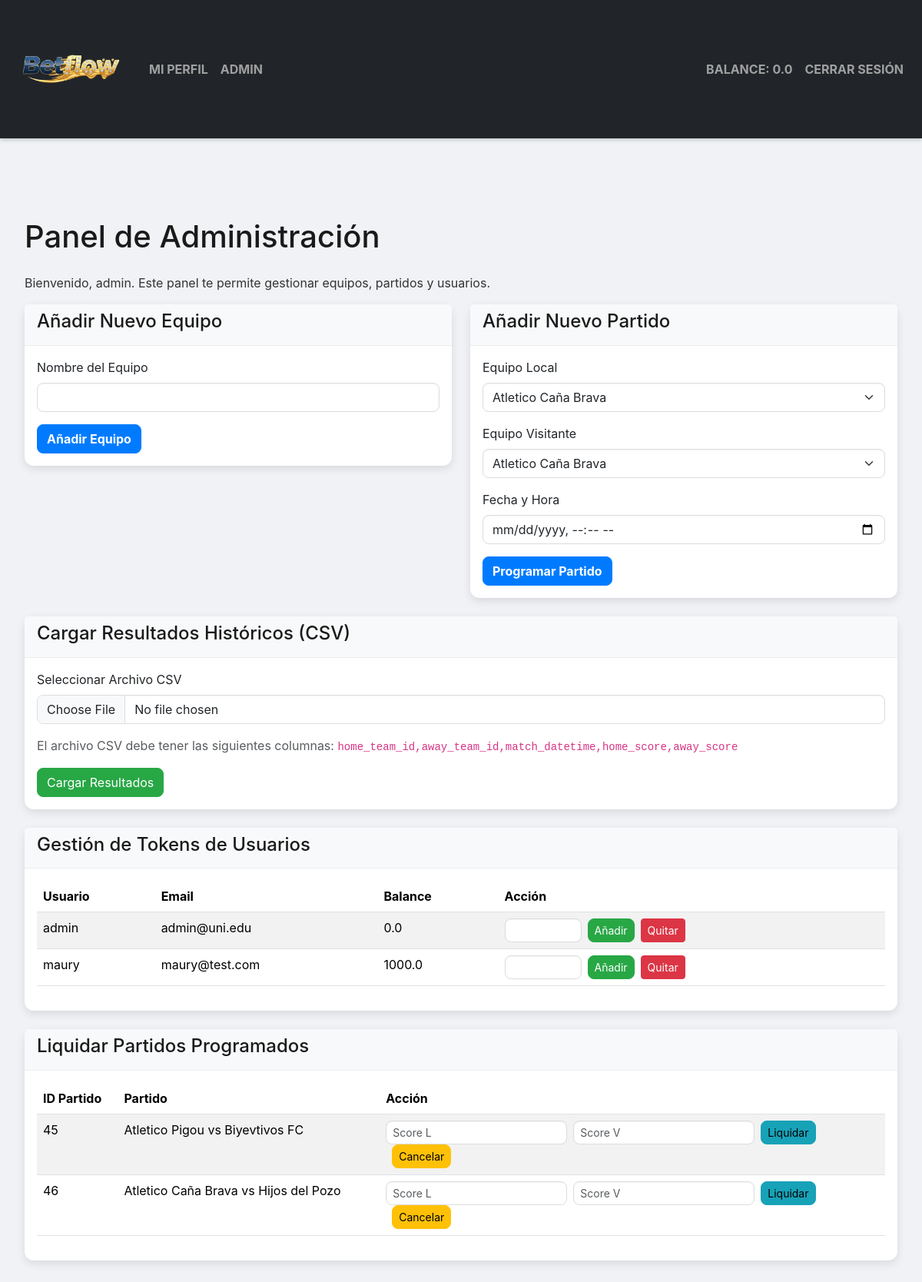
Page /admin (signed in) on the earlier database version.
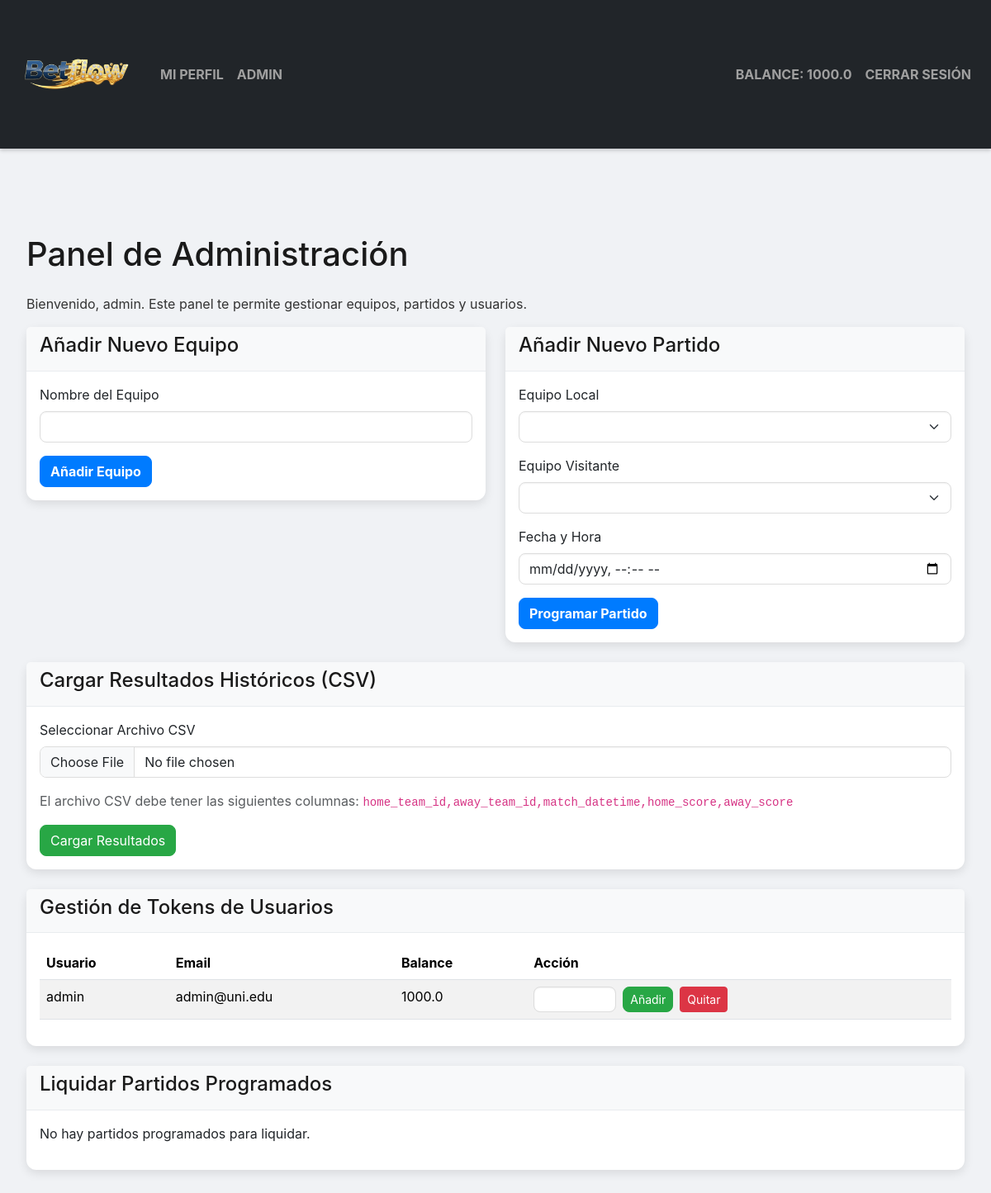
Same page on the later database version.
### tables this page shows
CREATE TABLE users (
    user_id INTEGER PRIMARY KEY AUTOINCREMENT,
    username TEXT UNIQUE NOT NULL,
    email TEXT UNIQUE NOT NULL,
    password_hash TEXT NOT NULL,
    token_balance REAL NOT NULL DEFAULT 1000.00,
    is_admin BOOLEAN NOT NULL DEFAULT 0
);

CREATE TABLE matches (
    match_id INTEGER PRIMARY KEY AUTOINCREMENT,
    home_team_id INTEGER NOT NULL,
    away_team_id INTEGER NOT NULL,
    match_datetime TEXT NOT NULL,
    status TEXT NOT NULL DEFAULT 'SCHEDULED',
    home_score INTEGER,
    away_score INTEGER,
    FOREIGN KEY (home_team_id) REFERENCES teams (team_id),
    FOREIGN KEY (away_team_id) REFERENCES teams (team_id),
    CONSTRAINT uq_match UNIQUE (home_team_id, away_team_id, match_datetime)
);

CREATE TABLE teams (
    team_id INTEGER PRIMARY KEY AUTOINCREMENT,
    team_name TEXT UNIQUE NOT NULL
);

### app.py (the view)
@app.route('/admin', methods=['GET'])
@admin_required
def admin():
    db = database.get_db()
    teams = db.execute("SELECT * FROM teams ORDER BY team_name").fetchall()
    unsettled_matches = db.execute("SELECT m.match_id, ht.team_name as home_team, at.team_name as away_team FROM matches m JOIN odds o ON m.match_id = o.match_id JOIN teams ht ON m.home_team_id = ht.team_id JOIN teams at ON m.away_team_id = at.team_id WHERE m.status = 'SCHEDULED' ORDER BY m.match_datetime").fetchall()
    users = db.execute("SELECT * FROM users ORDER BY username").fetchall()
    return render_template('admin.html', teams=teams, unsettled_matches=unsettled_matches, users=users)

### app.py (called while the page is built)
def admin_required(view):
    @wraps(view)
    def wrapped_view(**kwargs):
        if g.user is None or not g.user['is_admin']:
            flash('Acceso denegado.', 'danger')
            return redirect(url_for('index'))
        return view(**kwargs)
    return wrapped_view

@app.before_request
def load_logged_in_user():
    user_id = session.get('user_id')
    g.user = None
    if user_id is not None:
        db = database.get_db()
        g.user = db.execute('SELECT * FROM users WHERE user_id = ?', (user_id,)).fetchone()

### database.py (called while the page is built)
def get_db():
    if 'db' not in g:
        g.db = sqlite3.connect(
            current_app.config['DATABASE'],
            detect_types=sqlite3.PARSE_DECLTYPES
        )
        g.db.row_factory = sqlite3.Row
    return g.db

### templates/admin.html (shortened to what the changed rows need)
{% extends 'base.html' %}
{% block content %}
<div class="container mt-5">
    <h1 class="mb-4">Panel de Administración</h1>
    <p>Bienvenido, {{ g.user.username }}. Este panel te permite gestionar equipos, partidos y usuarios.</p>
    <div class="row">
        <div class="col-md-6 mb-4">
        </div>
        <div class="col-md-6 mb-4">
            <div class="card">
                <div class="card-body">
                    <form action="{{ url_for('admin_actions') }}" method="post">
                        <div class="mb-3">
                            <label for="home_team_id" class="form-label">Equipo Local</label>
                            <select class="form-select" id="home_team_id" name="home_team_id" required>
                                {% for team in teams %}
                                    <option value="{{ team.team_id }}">{{ team.team_name }}</option>
                                {% endfor %}
                            </select>
                        </div>
                        <div class="mb-3">
                            <label for="away_team_id" class="form-label">Equipo Visitante</label>
                            <select class="form-select" id="away_team_id" name="away_team_id" required>
                                {% for team in teams %}
                                    <option value="{{ team.team_id }}">{{ team.team_name }}</option>
                                {% endfor %}
                            </select>
                        </div>
                    </form>
                </div>
            </div>
        </div>
    </div>
    <div class="row">
        <div class="col-md-12 mb-4">
        </div>
    </div>
    <div class="row">
        <div class="col-md-12 mb-4">
            <div class="card">
                <div class="card-body">
                    <div class="table-responsive" style="max-height: 400px; overflow-y: auto;">
                        <table class="table table-striped">
                            <thead>
                                <tr>
                                    <th>Usuario</th>
                                    <th>Email</th>
                                    <th>Balance</th>
                                    <th>Acción</th>
                                </tr>
                            </thead>
                            <tbody>
                                {% for user in users %}
                                <tr>
                                    <td>{{ user.username }}</td>
                                    <td>{{ user.email }}</td>
                                    <td>{{ user.token_balance | round(2) }}</td>
                                    <td>
                                        <form action="{{ url_for('admin_actions') }}" method="post" class="d-flex align-items-center gap-2">
                                            <input type="number" name="amount" min="1" step="0.01" class="form-control form-control-sm" style="width: 100px;" required>
                                            <button type="submit" name="action" value="add_tokens" class="btn btn-sm btn-success">Añadir</button>
                                            <button type="submit" name="action" value="subtract_tokens" class="btn btn-sm btn-danger">Quitar</button>
                                        </form>
                                    </td>
                                </tr>
                                {% endfor %}
                            </tbody>
                        </table>
                    </div>
                </div>
            </div>
        </div>
    </div>
    <div class="row">
        <div class="col-md-12">
            <div class="card">
                <div class="card-body">
                    {% if unsettled_matches %}
                    <table class="table table-striped">
                        <thead>
                            <tr>
                                <th>ID Partido</th>
                                <th>Partido</th>
                                <th>Acción</th>
                            </tr>
                        </thead>
                        <tbody>
                            {% for match in unsettled_matches %}
                            <tr>
                                <td>{{ match.match_id }}</td>
                                <td>{{ match.home_team }} vs {{ match.away_team }}</td>
                                <td>
                                    <form action="{{ url_for('admin_actions') }}" method="post" class="d-inline">
                                        <div class="row g-2 align-items-center">
                                            <div class="col-auto">
                                                <input type="number" name="home_score" class="form-control form-control-sm" placeholder="Score L" required>
                                            </div>
                                            <div class="col-auto">
                                                <input type="number" name="away_score" class="form-control form-control-sm" placeholder="Score V" required>
                                            </div>
                                            <div class="col-auto">
                                                <button type="submit" class="btn btn-sm btn-info">Liquidar</button>
                                            </div>
                                        </div>
                                    </form>
                                    <form action="{{ url_for('admin_actions') }}" method="post" class="d-inline ms-2">
                                        <button type="submit" class="btn btn-sm btn-warning">Cancelar</button>
                                    </form>
                                </td>
                            </tr>
                            {% endfor %}
                        </tbody>
                    </table>
                    {% else %}
                    <p>No hay partidos programados para liquidar.</p>
                    {% endif %}
                </div>
            </div>
        </div>
    </div>
</div>
{% endblock %}

### templates/base.html (shortened to what this page needs)
<!doctype html>
<html lang="es">
<head>
    <link href="https://cdn.jsdelivr.net/npm/bootstrap@5.3.2/dist/css/bootstrap.min.css" rel="stylesheet">
    <link rel="stylesheet" href="{{ url_for('static', filename='style.css') }}">
</head>
<body>
    <nav class="navbar navbar-expand-lg navbar-dark bg-dark">
        <div class="container">
            <a class="navbar-brand" href="{{ url_for('index') }}">
                <img src="{{ url_for('static', filename='logo.png') }}" alt="Logo de Apuestas" class="navbar-logo">
            </a>
            <div class="collapse navbar-collapse">
                <ul class="navbar-nav me-auto mb-2 mb-lg-0">
                    {% if g.user %}
                        <li class="nav-item">
                            <a class="nav-link" href="{{ url_for('profile') }}">Mi Perfil</a>
                        </li>
                        {% if g.user.is_admin %}
                        <li class="nav-item">
                            <a class="nav-link" href="{{ url_for('admin') }}">Admin</a>
                        </li>
                        {% endif %}
                    {% endif %}
                </ul>
                <ul class="navbar-nav ms-auto mb-2 mb-lg-0">
                    {% if g.user %}
                        <li class="nav-item">
                            <a class="nav-link disabled" href="#">Balance: {{ g.user.token_balance | round(2) }}</a>
                        </li>
                        <li class="nav-item">
                            <a class="nav-link" href="{{ url_for('logout') }}">Cerrar Sesión</a>
                        </li>
                    {% endif %}
                </ul>
            </div>
        </div>
    </nav>
    <main class="container py-4">
        {% block content %}{% endblock %}
    </main>
</body>
</html>

Differences in the rows shown:
removed users: username "maury", email "maury@test.com", token_balance "1000.0"
removed matches: match_id "45", home_team "Atletico Pigou", away_team "Biyevtivos FC"
removed matches: match_id "46", home_team "Atletico Caña Brava", away_team "Hijos del Pozo"
changed users "admin": user.token_balance "0.0" → "1000.0"; token_balance "0.0" → "1000.0"
Other differences:
form field home_team_id: "Atletico Caña Brava" → (not shown)
form field away_team_id: "Atletico Caña Brava" → (not shown)
text no longer shown: "ID Partido Partido Acción"
text now shown: "No hay partidos programados para liquidar."
